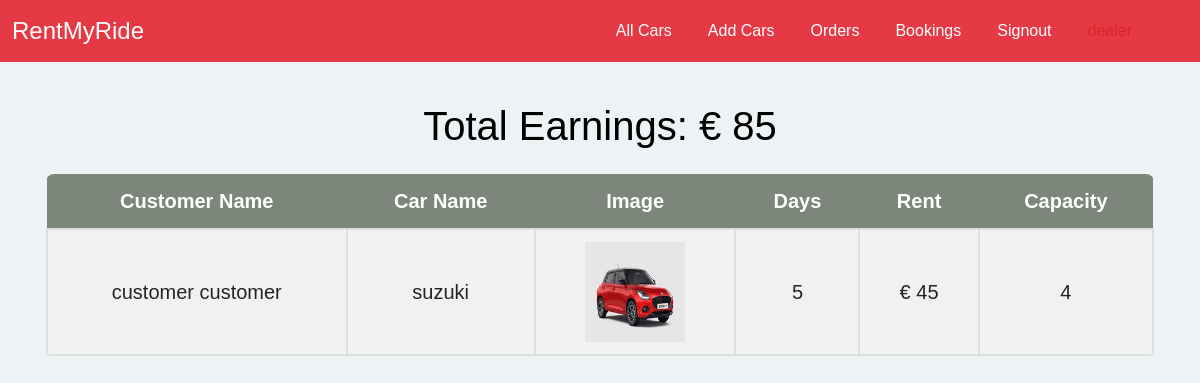
Before: /earnings/ (signed in) with the older database file.
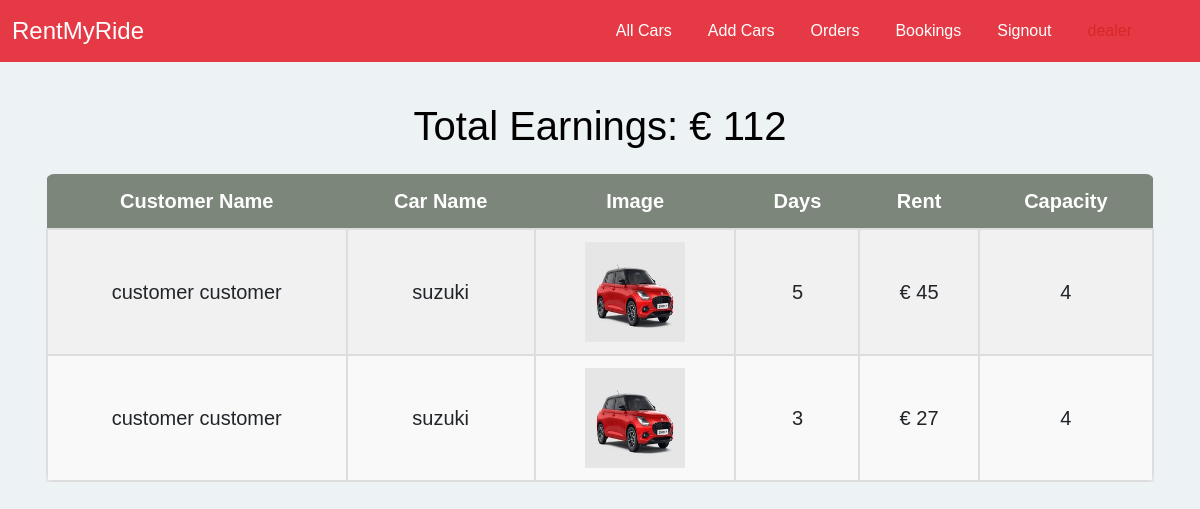
After: the same page with the newer database file.
### home/models.py (models this page shows, shortened)
class Order(models.Model):
    user = models.ForeignKey(User, on_delete=models.CASCADE)
    car_dealer = models.ForeignKey(CarDealer, on_delete=models.CASCADE)
    car = models.ForeignKey(Car, on_delete=models.CASCADE)
    rent = models.CharField(max_length=10)
    days = models.CharField(max_length=3)
    is_complete = models.BooleanField(default=False)

class Car(models.Model):
    name = models.CharField(max_length=50)
    image = models.ImageField(upload_to="")
    car_dealer = models.ForeignKey(CarDealer, on_delete=models.PROTECT)
    capacity = models.CharField(max_length=2)
    location = models.ForeignKey(Location, on_delete=models.SET_NULL, null=True)
    is_available = models.BooleanField(default=True)
    rent = models.CharField(max_length=10, blank=True)

### home/views.py (the view)
# urls.py: path("earnings/", views.earnings, name="earnings"),
@login_required(login_url='/car_dealer_login')
def earnings(request):
    username = request.user
    user = User.objects.get(username=username)
    car_dealer = CarDealer.objects.get(car_dealer=user)
    orders = Order.objects.filter(car_dealer=car_dealer)
    all_orders = []
    for order in orders:
        all_orders.append(order)
    return render(request, "earnings.html", {'amount':car_dealer.earnings, 'all_orders':all_orders})

### home/templates/earnings.html (shortened to what this page needs)
{% extends 'car_dealer_navbar.html' %}
{% block body %}
<div class="container">
    {% if all_orders %}
    <h1 class="mt-4">Total Earnings: € {{amount}}</h1>
    <div class="users-table mt-4">
        <table>
            <tbody>
                <tr>
                    <th>Customer Name</th>
                    <th>Car Name</th>
                    <th>Image</th>
                    <th>Days</th>
                    <th>Rent</th>
                    <th>Capacity</th>
                </tr>
                {% for order in all_orders %}
                <tr>
                    <td>{{order.user.get_full_name}}</td>
                    <td>{{order.car.name}}</td>
                    <td><img src="{{order.car.image.url}}" alt="" width="100px" height="100px"></td>
                    <td>{{order.days}}</td>
                    <td>€ {{order.rent}}</td>
                    <td>{{order.car.capacity}}</td>
                </tr>
                {% endfor %}
            </tbody>
        </table>
        {% else %}
        <br>
        <h2>No Earnings Yet</h2>
    </div>
    {% endif %}
</div>
{% endblock body %}

### home/templates/car_dealer_navbar.html (shortened to what this page needs)
<!doctype html>
<html lang="en">
<head>
  <link href="https://cdn.jsdelivr.net/npm/bootstrap@5.1.0/dist/css/bootstrap.min.css" rel="stylesheet"
>
</head>
<body>
  <nav class="navbar navbar-expand-lg navbar-light sticky-top">
    <div class="container-fluid">
      <a class="navbar-brand" style="color:white" href="/home2/">RentMyRide</a>
      <div class="collapse navbar-collapse" id="navbarSupportedContent">
        <ul class="navbar-nav me-5">
          <li class="nav-item">
            <a class="nav-link active" style="color:white" aria-current="page" href="/all_cars/">All Cars</a>
          </li>
          <li class="nav-item">
            <a class="nav-link active" style="color:white" aria-current="page" href="/add_car/">Add Cars</a>
          </li>
          <li class="nav-item">
            <a class="nav-link active" style="color:white" aria-current="page" href="/all_orders/">Orders</a>
          </li>
          <li class="nav-item">
            <a class="nav-link active" style="color:white" aria-current="page" href="/earnings/">Bookings</a>
          </li>
          <li class="nav-item">
            <a class="nav-link active" style="color:white" aria-current="page" href="/signout/">Signout</a>
          </li>
          <li class="nav-item">
            <a class="nav-link active" style="color:#d62828" aria-current="page" href="/signout/">{{request.user}}</a>
          </li>
        </ul>
      </div>
    </div>
  </nav>
  {% block body %}
  {% endblock %}
</body>
</html>

### home/templates/car_dealer_navbar.html (style rules this page uses)
body { font-family: Arial, Helvetica, sans-serif; background-color:#edf2f4 }
* { box-sizing: border-box; }
.container { padding: 16px; }
.navbar { background-color: #e63946; display: flex; justify-content: space-between; align-items: center; }
.navbar-brand { color: white; font-size: 1.5rem; }
.navbar-nav { display: flex; justify-content: flex-end; width: 100%; }
.nav-item { padding-left: 20px; }
.nav-link { color: white; }

### home/templates/earnings.html (style rules this page uses)
h1 { text-align: center; color: black; }
table { border-collapse: collapse; width: 100%; text-align: center; font-size: 20px; border-radius: 8px; overflow: hidden; box-shadow: 0px 4px 6px rgba(0, 0, 0, 0.1); }
th { background-color: rgb(124, 134, 122); color: white; padding: 12px 20px; }
td { border: 2px solid #ddd; padding: 12px 20px; background-color: #f9f9f9; }
tr:nth-child(even) td { background-color: #f1f1f1; }
.users-table { overflow-x: auto; margin-top: 20px; }

Changed rows visible on the page:
added Order: user.get_full_name "customer customer", car.name "suzuki", car.image (picture), days "3", rent "27", car.capacity "4"
Other visible differences:
{{ amount }}: "85" → "112"
